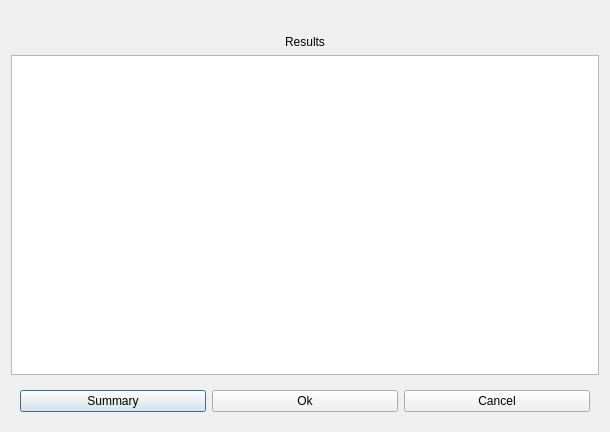
<?xml version="1.0" encoding="UTF-8"?>
<ui version="4.0">
 <class>Dialog</class>
 <widget class="QDialog" name="Dialog">
  <property name="geometry">
   <rect>
    <x>0</x>
    <y>0</y>
    <width>610</width>
    <height>432</height>
   </rect>
  </property>
  <property name="windowTitle">
   <string>Dialog</string>
  </property>
  <layout class="QVBoxLayout" name="verticalLayout_2">
   <item>
    <widget class="QWidget" name="resultArea" native="true">
     <layout class="QVBoxLayout" name="verticalLayout"/>
    </widget>
   </item>
   <item>
    <widget class="QLabel" name="Resultslbl">
     <property name="text">
      <string>Results</string>
     </property>
     <property name="alignment">
      <set>Qt::AlignCenter</set>
     </property>
    </widget>
   </item>
   <item>
    <widget class="QTableView" name="resultTable"/>
   </item>
   <item>
    <widget class="QWidget" name="ButtonArea" native="true">
     <layout class="QHBoxLayout" name="horizontalLayout">
      <item>
       <widget class="QPushButton" name="pushButton">
        <property name="text">
         <string>Summary</string>
        </property>
       </widget>
      </item>
      <item>
       <widget class="QPushButton" name="pushButton_2">
        <property name="text">
         <string>Ok</string>
        </property>
       </widget>
      </item>
      <item>
       <widget class="QPushButton" name="pushButton_3">
        <property name="text">
         <string>Cancel</string>
        </property>
       </widget>
      </item>
     </layout>
    </widget>
   </item>
  </layout>
 </widget>
 <resources/>
 <connections/>
</ui>
